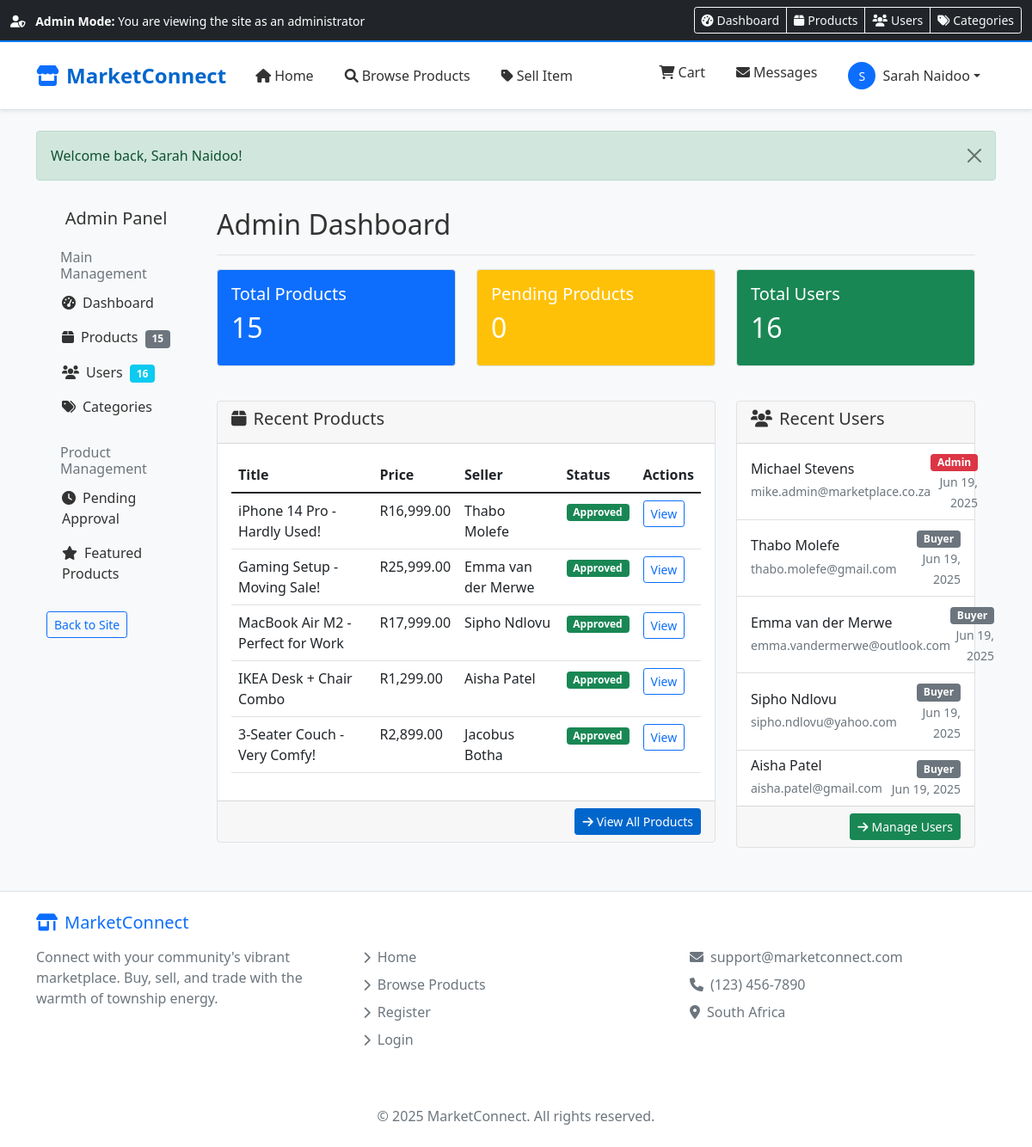
Page /admin/dashboard.php (signed in) on the committed database.
### tables this page shows
CREATE TABLE products (
    id INT AUTO_INCREMENT PRIMARY KEY,
    title VARCHAR(255) NOT NULL,
    description TEXT NOT NULL,
    price DECIMAL(10,2) NOT NULL,
    negotiable TINYINT(1) DEFAULT 0,
    condition_status ENUM('new','like_new','good','fair','poor') DEFAULT 'good',
    category_id INT NOT NULL,
    seller_id INT NOT NULL,
    location VARCHAR(255),  
    stock INT NOT NULL DEFAULT 1,
    status ENUM('pending','approved','rejected') DEFAULT 'pending',
    featured TINYINT(1) NOT NULL DEFAULT 0,
    views INT DEFAULT 0,
    image VARCHAR(255),
    created_at DATETIME DEFAULT CURRENT_TIMESTAMP,
    updated_at DATETIME DEFAULT CURRENT_TIMESTAMP ON UPDATE CURRENT_TIMESTAMP,
    FOREIGN KEY (category_id) REFERENCES categories(id) ON DELETE CASCADE,
    FOREIGN KEY (seller_id) REFERENCES users(id) ON DELETE CASCADE,
    INDEX idx_seller (seller_id),
    INDEX idx_category (category_id),
    INDEX idx_status (status),
    INDEX idx_featured (featured),
    INDEX idx_price (price)
);

CREATE TABLE users (
    id INT AUTO_INCREMENT PRIMARY KEY,
    name VARCHAR(100) NOT NULL,
    email VARCHAR(100) NOT NULL UNIQUE,
    password VARCHAR(255) NOT NULL,
    phone VARCHAR(20),
    role TINYINT NOT NULL DEFAULT 1 COMMENT '1=Regular User, 3=Admin',
    status ENUM('active','inactive') DEFAULT 'active',
    profile_picture VARCHAR(255),
     
    location VARCHAR(255),
    created_at DATETIME DEFAULT CURRENT_TIMESTAMP,
    INDEX idx_email (email),
    INDEX idx_role (role),
    INDEX idx_status (status)
);

### admin/dashboard.php (the view, shortened to what this page needs)
<?php
require_once '../includes/db_connect.php';
$total_products = mysqli_fetch_assoc(mysqli_query($conn, "SELECT COUNT(*) as count FROM products"))['count'];
$pending_products = mysqli_fetch_assoc(mysqli_query($conn, "SELECT COUNT(*) as count FROM products WHERE status = 'pending'"))['count'];
$total_users = mysqli_fetch_assoc(mysqli_query($conn, "SELECT COUNT(*) as count FROM users"))['count'];
$recent_products = mysqli_query($conn, "SELECT p.id, p.title, p.price, p.status, u.name as seller_name
                                       FROM products p
                                       JOIN users u ON p.seller_id = u.id
                                       ORDER BY p.created_at DESC LIMIT 5");
$recent_users = mysqli_query($conn, "SELECT id, name, email, role, created_at FROM users ORDER BY created_at DESC LIMIT 5");
include_once '../includes/header.php';
?>
<div class="container-fluid">
    <div class="row">
        <div class="col-md-3 col-lg-2 d-md-block bg-light sidebar collapse">
            <div class="position-sticky pt-3">
                <div class="text-center mb-4">
                    <h5>Admin Panel</h5>
                </div>
                <h6 class="sidebar-heading px-3 mt-4 mb-1 text-muted">
                    <span>Main Management</span>
                </h6>
                <ul class="nav flex-column">
                    <li class="nav-item">
                        <a class="nav-link active" href="dashboard.php">
                            <i class="fas fa-tachometer-alt me-2"></i>Dashboard
                        </a>
                    </li>
                    <li class="nav-item">
                        <a class="nav-link" href="products.php">
                            <i class="fas fa-box me-2"></i>Products
                            <span class="badge bg-secondary ms-1"><?php echo $total_products; ?></span>
                        </a>
                    </li>
                    <li class="nav-item">
                        <a class="nav-link" href="users.php">
                            <i class="fas fa-users me-2"></i>Users
                            <span class="badge bg-info ms-1"><?php echo $total_users; ?></span>
                        </a>
                    </li>
                    <li class="nav-item">
                        <a class="nav-link" href="categories.php">
                            <i class="fas fa-tags me-2"></i>Categories
                        </a>
                    </li>
                </ul>
                <h6 class="sidebar-heading px-3 mt-4 mb-1 text-muted">
                    <span>Product Management</span>
                </h6>
                <ul class="nav flex-column">
                    <li class="nav-item">
                        <a class="nav-link" href="pending_products.php">
                            <i class="fas fa-clock me-2"></i>Pending Approval
                        </a>
                    </li>
                    <li class="nav-item">
                        <a class="nav-link" href="featured_products.php">
                            <i class="fas fa-star me-2"></i>Featured Products
                        </a>
                    </li>
                </ul>
                <div class="mt-4">
                    <a href="../index.php" class="btn btn-outline-primary btn-sm">Back to Site</a>
                </div>
            </div>
        </div>
        <div class="col-md-9 ms-sm-auto col-lg-10 px-md-4">
            <div class="d-flex justify-content-between flex-wrap flex-md-nowrap align-items-center pt-3 pb-2 mb-3 border-bottom">
                <h1 class="h2">Admin Dashboard</h1>
            </div>
            <div class="row mb-4">
                <div class="col-md-4 mb-3">
                    <div class="card bg-primary text-white">
                        <div class="card-body">
                            <h5>Total Products</h5>
                            <h2><?php echo $total_products; ?></h2>
                        </div>
                    </div>
                </div>
                <div class="col-md-4 mb-3">
                    <div class="card bg-warning text-white">
                        <div class="card-body">
                            <h5>Pending Products</h5>
                            <h2><?php echo $pending_products; ?></h2>
                        </div>
                    </div>
                </div>
                <div class="col-md-4 mb-3">
                    <div class="card bg-success text-white">
                        <div class="card-body">
                            <h5>Total Users</h5>
                            <h2><?php echo $total_users; ?></h2>
                        </div>
                    </div>
                </div>
            </div>
            <div class="row">
                <div class="col-md-8">
                    <div class="card">
                        <div class="card-header">
                            <h5><i class="fas fa-box me-2"></i>Recent Products</h5>
                        </div>
                        <div class="card-body">
                            <div class="table-responsive">
                                <table class="table table-hover">
                                    <thead>
                                        <tr>
                                            <th>Title</th>
                                            <th>Price</th>
                                            <th>Seller</th>
                                            <th>Status</th>
                                            <th>Actions</th>
                                        </tr>
                                    </thead>
                                    <tbody>
                                        <?php while ($product = mysqli_fetch_assoc($recent_products)): ?>
                                            <tr>
                                                <td><?php echo htmlspecialchars($product['title']); ?></td>
                                                <td>R<?php echo number_format($product['price'], 2); ?></td>
                                                <td><?php echo htmlspecialchars($product['seller_name']); ?></td>
                                                <td>
                                                    <?php if ($product['status'] == 'pending'): ?>
                                                        <span class="badge bg-warning">Pending</span>
                                                    <?php elseif ($product['status'] == 'approved'): ?>
                                                        <span class="badge bg-success">Approved</span>
                                                    <?php else: ?>
                                                        <span class="badge bg-danger">Rejected</span>
                                                    <?php endif; ?>
                                                </td>
                                                <td>
                                                    <a href="../pages/product_detail.php?id=<?php echo $product['id']; ?>" class="btn btn-sm btn-outline-primary">View</a>
                                                </td>
                                            </tr>
                                        <?php endwhile; ?>
                                    </tbody>
                                </table>
                            </div>
                        </div>
                        <div class="card-footer text-end">
                            <a href="products.php" class="btn btn-primary btn-sm">
                                <i class="fas fa-arrow-right me-1"></i>View All Products
                            </a>
                        </div>
                    </div>
                </div>
                <div class="col-md-4">
                    <div class="card">
                        <div class="card-header">
                            <h5><i class="fas fa-users me-2"></i>Recent Users</h5>
                        </div>
                        <div class="card-body p-0">
                            <div class="list-group list-group-flush">
                                <?php while ($user = mysqli_fetch_assoc($recent_users)): ?>
                                    <div class="list-group-item">
                                        <div class="d-flex w-100 justify-content-between align-items-center">
                                            <div>
                                                <h6 class="mb-1"><?php echo htmlspecialchars($user['name']); ?></h6>
                                                <small class="text-muted"><?php echo htmlspecialchars($user['email']); ?></small>
                                            </div>
                                            <div class="text-end">
                                                <?php if ($user['role'] == 3): ?>
                                                    <span class="badge bg-danger">Admin</span>
                                                <?php elseif ($user['role'] == 2): ?>
                                                    <span class="badge bg-info">Seller</span>
                                                <?php else: ?>
                                                    <span class="badge bg-secondary">Buyer</span>
                                                <?php endif; ?>
                                                <br><small class="text-muted"><?php echo date('M d, Y', strtotime($user['created_at'])); ?></small>
                                            </div>
                                        </div>
                                    </div>
                                <?php endwhile; ?>
                            </div>
                        </div>
                        <div class="card-footer text-end">
                            <a href="users.php" class="btn btn-success btn-sm">
                                <i class="fas fa-arrow-right me-1"></i>Manage Users
                            </a>
                        </div>
                    </div>
                </div>
            </div>
        </div>
    </div>
</div>
<?php include_once '../includes/footer.php'; ?>

### rows in the picture
products: title "iPhone 14 Pro - Hardly Used!", price "16,999.00", seller.name "Thabo Molefe", status "Approved"
products: title "Gaming Setup - Moving Sale!", price "25,999.00", seller.name "Emma van der Merwe", status "Approved"
products: title "MacBook Air M2 - Perfect for Work", price "17,999.00", seller.name "Sipho Ndlovu", status "Approved"
products: title "IKEA Desk + Chair Combo", price "1,299.00", seller.name "Aisha Patel", status "Approved"
products: title "3-Seater Couch - Very Comfy!", price "2,899.00", seller.name "Jacobus Botha", status "Approved"
users: name "Michael Stevens", email "mike.admin@marketplace.co.za", role "Admin", created_at "Jun 19, 2025"
users: name "Thabo Molefe", email "thabo.molefe@gmail.com", role "Buyer", created_at "Jun 19, 2025"
users: name "Emma van der Merwe", email "emma.vandermerwe@outlook.com", role "Buyer", created_at "Jun 19, 2025"
users: name "Sipho Ndlovu", email "sipho.ndlovu@yahoo.com", role "Buyer", created_at "Jun 19, 2025"
users: name "Aisha Patel", email "aisha.patel@gmail.com", role "Buyer", created_at "Jun 19, 2025"

### other values in the picture
substr($_SESSION['user_name'], 0, 1) "S"
$_SESSION['user_name'] "Sarah Naidoo"
$_SESSION['message'] "Welcome back, Sarah Naidoo!"
$total_products "15"
$total_users "16"
$pending_products "0"
